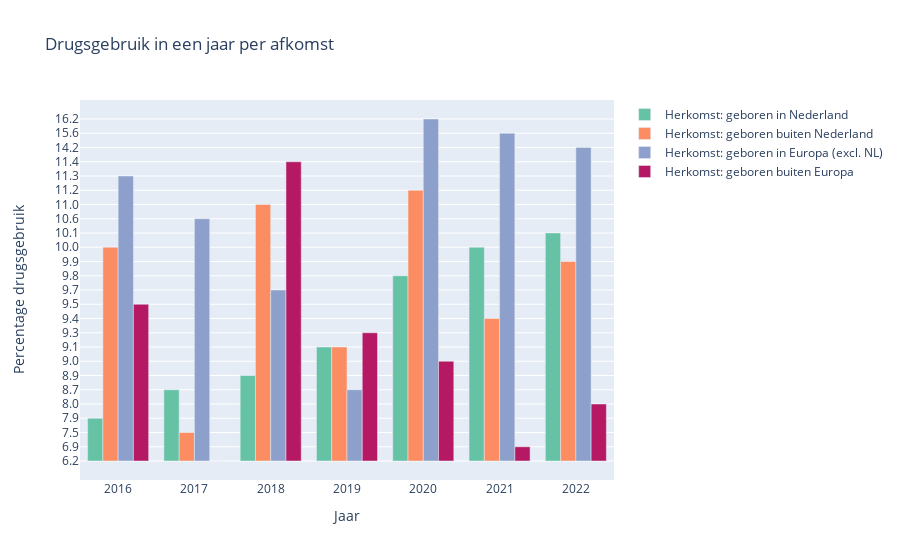

Notebook source saved alongside this figure:
### Markdown cell above
## Grafiek 2
Drugsgebruik gefilterd per jaar op basis van afkomst

### Code cell
# Filteren op kenmerken
nl_df = df_vis[df_vis['\ufeff"Persoonskenmerken"'] == 'Herkomst: geboren in Nederland']
not_nl_df = df_vis[df_vis['\ufeff"Persoonskenmerken"'] == 'Herkomst: geboren buiten Nederland']
eu_df = df_vis[df_vis['\ufeff"Persoonskenmerken"'] == 'Herkomst: geboren in Europa (excl. NL)']
not_eu_df = df_vis[df_vis['\ufeff"Persoonskenmerken"'] == 'Herkomst: geboren buiten Europa']

# Bars maken, kleur geven en titel geven 
fig = go.Figure(data=[
    go.Bar(name='Herkomst: geboren in Nederland', x=nl_df['Perioden'], y=nl_df["Drugsgebruik, 12 jaar of ouder/Drugsgebruik totaal/Afgelopen jaar (%)"], marker=dict(color='rgb(102,194,165)')),
    go.Bar(name='Herkomst: geboren buiten Nederland', x=not_nl_df['Perioden'], y=not_nl_df["Drugsgebruik, 12 jaar of ouder/Drugsgebruik totaal/Afgelopen jaar (%)"], marker=dict(color='rgb(252,141,98)')),
    go.Bar(name='Herkomst: geboren in Europa (excl. NL)', x=eu_df['Perioden'], y=eu_df["Drugsgebruik, 12 jaar of ouder/Drugsgebruik totaal/Afgelopen jaar (%)"], marker=dict(color='rgb(141,160,203)')),
    go.Bar(name='Herkomst: geboren buiten Europa', x=not_eu_df['Perioden'], y=not_eu_df["Drugsgebruik, 12 jaar of ouder/Drugsgebruik totaal/Afgelopen jaar (%)"], marker=dict(color='rgb(181,25,99)'))])

# Opmaak van de grafiek
fig.update_layout(title=dict(text='Drugsgebruik in een jaar per afkomst'), 
    xaxis_type='category', xaxis=dict(title='Jaar', tickmode='linear'), 
    yaxis=dict(title='Percentage drugsgebruik', tickformat='%', categoryorder='category ascending'),
    barmode='group')

### Figure 1 — Plotly figure (JSON) as saved in the notebook; plotly's stock layout.template omitted (floating-point values rounded to 4 significant figures)
{"data": [{"marker": {"color": "rgb(102,194,165)"}, "name": "Herkomst: geboren in Nederland", "type": "bar", "x": [2016, 2017, 2018, 2019, 2020, 2021, 2022], "y": ["     7.9", "     8.7", "     8.9", "     9.1", "     9.8", "    10.0", "    10.1"]}, {"marker": {"color": "rgb(252,141,98)"}, "name": "Herkomst: geboren buiten Nederland", "type": "bar", "x": [2016, 2017, 2018, 2019, 2020, 2021, 2022], "y": ["    10.0", "     7.5", "    11.0", "     9.1", "    11.2", "     9.4", "     9.9"]}, {"marker": {"color": "rgb(141,160,203)"}, "name": "Herkomst: geboren in Europa (excl. NL)", "type": "bar", "x": [2016, 2017, 2018, 2019, 2020, 2021, 2022], "y": ["    11.3", "    10.6", "     9.7", "     8.7", "    16.2", "    15.6", "    14.2"]}, {"marker": {"color": "rgb(181,25,99)"}, "name": "Herkomst: geboren buiten Europa", "type": "bar", "x": [2016, 2017, 2018, 2019, 2020, 2021, 2022], "y": ["     9.5", "     6.2", "    11.4", "     9.3", "     9.0", "     6.9", "     8.0"]}], "layout": {"barmode": "group", "title": {"text": "Drugsgebruik in een jaar per afkomst"}, "xaxis": {"tickmode": "linear", "title": {"text": "Jaar"}, "type": "category"}, "yaxis": {"categoryorder": "category ascending", "tickformat": "%", "title": {"text": "Percentage drugsgebruik"}}}}
